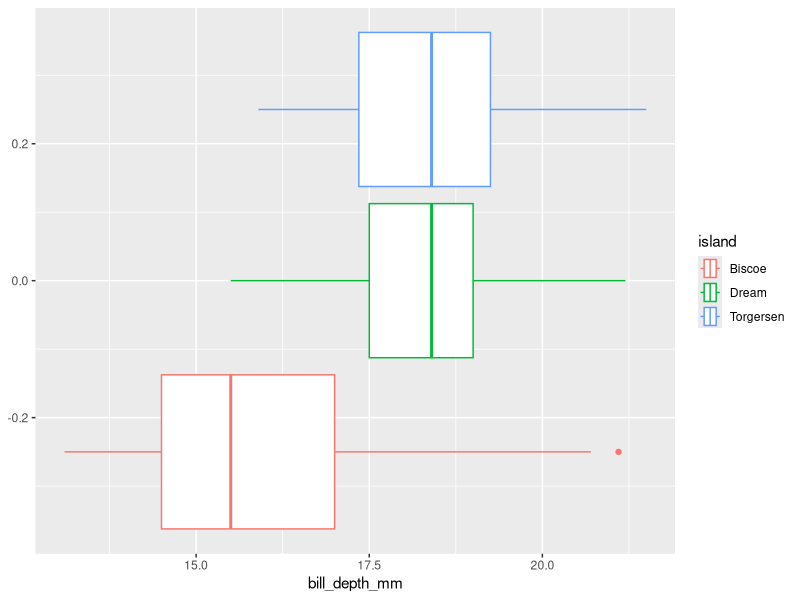
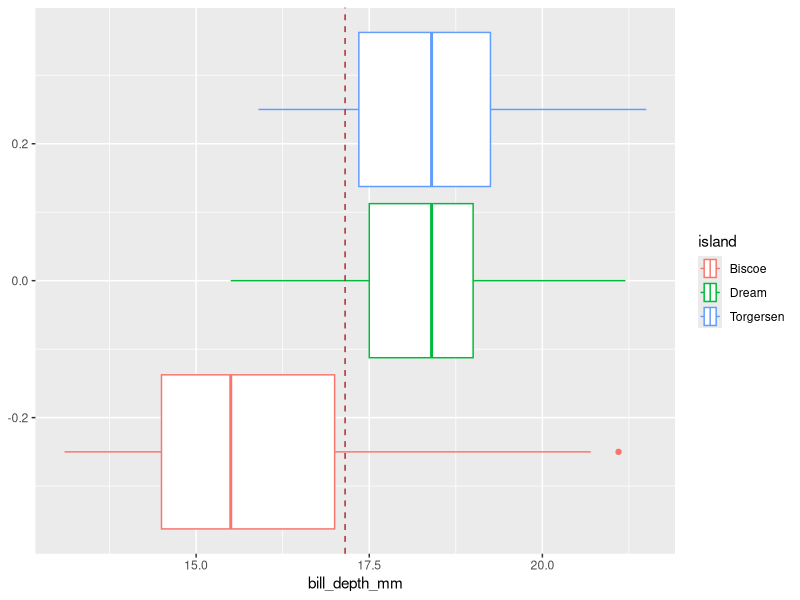

The R script that drew these images, in order:
## ---- chunk 1
#| echo: false
library(palmerpenguins)
library(tidyverse)
## ---- chunk 2
# Putting inside of summarize is helpful
penguins |> 
  summarize(
    body_mass = mean( body_mass_g, na.rm=TRUE)
)
## ---- chunk 3
# But not necessary

mean(penguins$body_mass_g, na.rm = TRUE)
## ---- chunk 4
#| echo: False
penguins |>
  ggplot(aes(x = bill_depth_mm, color = island))+
  geom_boxplot()

## ---- chunk 5

penguins |>
  ggplot(aes(x = bill_depth_mm, color = island))+
  geom_boxplot()+
  geom_vline(
    xintercept = mean(
      penguins$bill_depth_mm, na.rm = TRUE),
    color="brown",
    linetype="dashed")
  

